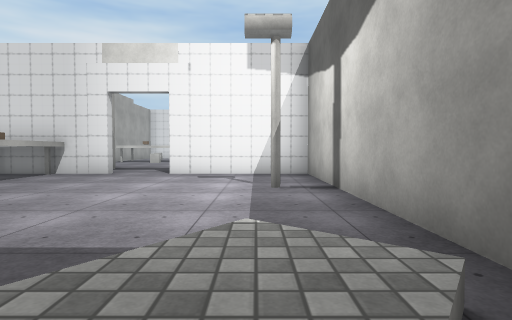
View 1 (above)

16 first-person views from a walk through a 3-D level made in the Unity game engine. The camera is 1.2 m above the floor, tilts 2° down and sees 80° across. Doors are open. The floor is counted in squares, 2 m on a side. Each view is taken from the middle of a square. On the plan, view 1 faces up. The plan holds only what a view shows up to about 9 squares ahead; the rest is blank. Some surface patterns are stand-ins.

View 2
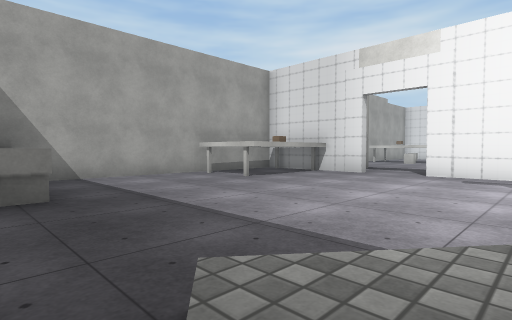

View 3
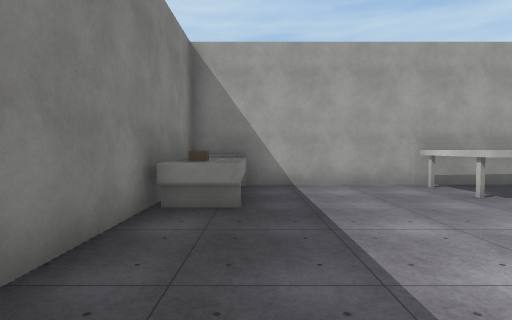

View 4
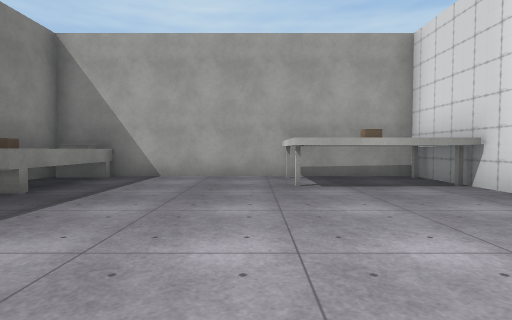

View 5
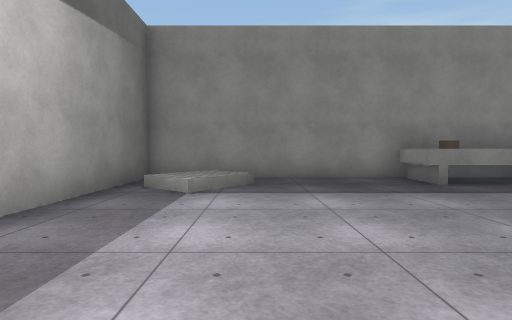

View 6
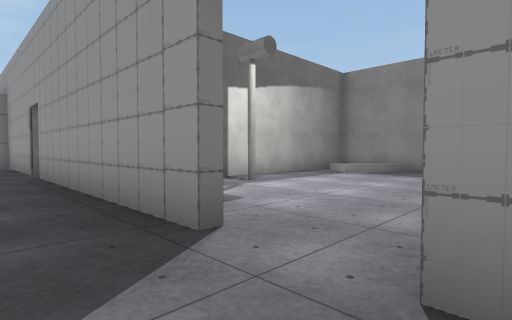

View 7
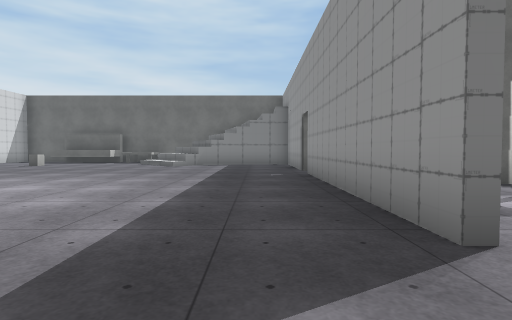

View 8
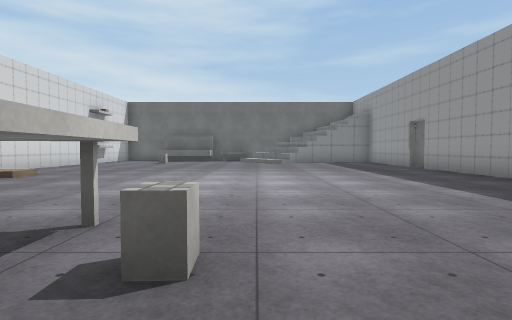

View 9
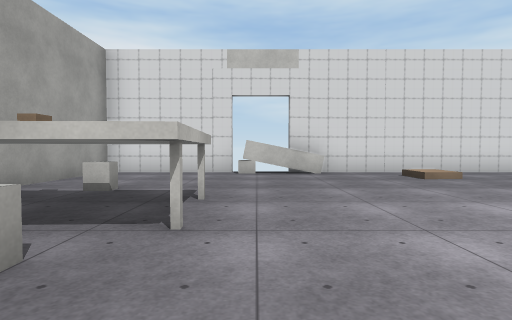

View 10
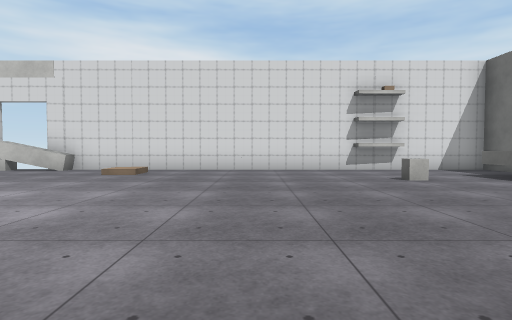

View 11
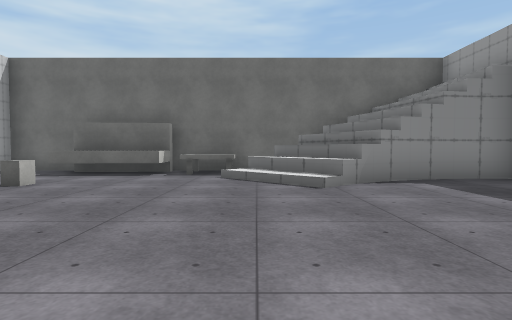

View 12
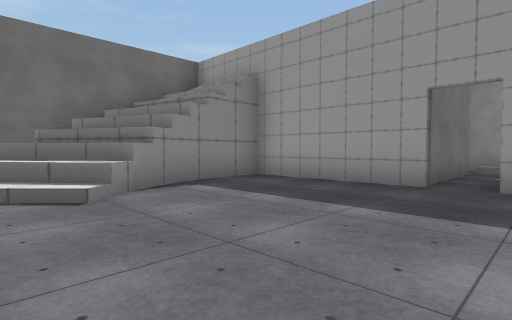

View 13
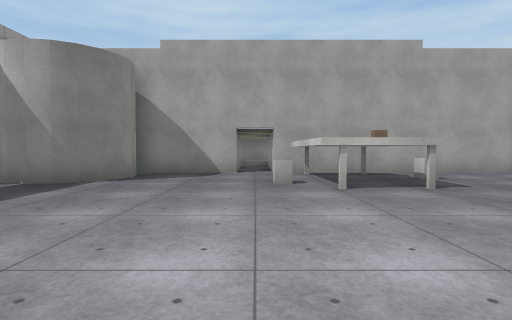

View 14
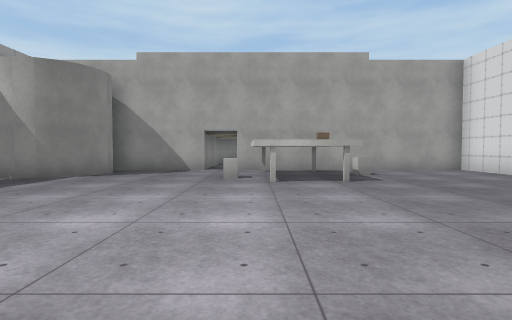

View 15
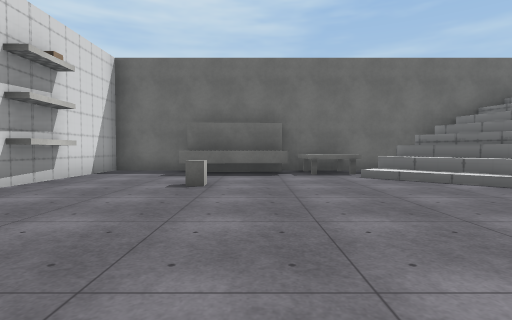

View 16
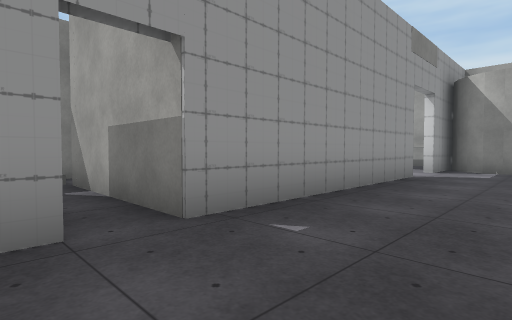

### Floor plan
Key: @ floor where view 1 was taken; # wall or solid block; x gap in a wall; . main floor; : floor 0.5 m higher than the main floor; / step, stairs or slope; D open door; ^ raised ledge; v drop or lower ground; T table; B block; C cylinder.
Columns run from 8 left of view 1 to 11 right of it. Each row starts with its distance up from view 1.
 20  ####DD#############
 19  #.......B.........#
 18  #................^#
 17  #.............B.^^
 16  #TBT............^^
 15  #TTT.............^#
 14 ##TTB............^^#
 13 .D..............//v#
 12 ##.............///v#
 11  #..............///#
 10  ###............#//#
  9  ###............#//#
  8  ####.#####.D...///#
  7  #TT......##.#######
  6  # B......##.#
  5  #TT....Cx##.#
  4  #........#.B
  3  #........####
  2  #....../.#
  1  #...../:/#
  0  #TBT...@.#
 -1  ##########

Where each view was taken, in squares from view 1:
view 1: 0 up, 0 right, facing up
view 2: 0 up, 0 right, facing up-left
view 3: 1 up, 0 right, facing left
view 4: 4 up, 0 right, facing left
view 5: 6 up, 1 left, facing down
view 6: 9 up, 4 left, facing down-right
view 7: 9 up, 4 left, facing right
view 8: 13 up, 6 left, facing right
view 9: 12 up, 3 left, facing up
view 10: 11 up, 4 right, facing up
view 11: 13 up, 2 right, facing right
view 12: 13 up, 3 right, facing down-right
view 13: 13 up, 1 right, facing left
view 14: 14 up, 2 right, facing left
view 15: 16 up, 2 right, facing right
view 16: 10 up, 5 right, facing down-left
